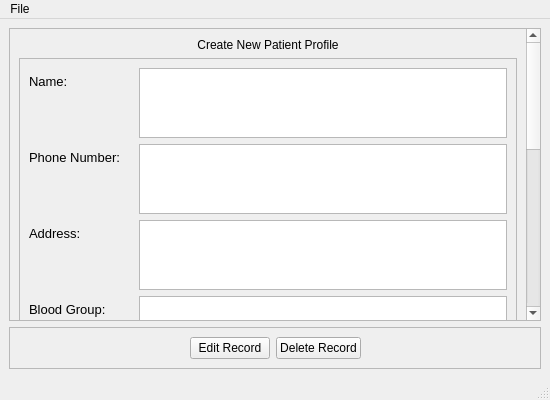
<?xml version="1.0" encoding="UTF-8"?>
<ui version="4.0">
 <class>MainWindow</class>
 <widget class="QMainWindow" name="MainWindow">
  <property name="geometry">
   <rect>
    <x>0</x>
    <y>0</y>
    <width>550</width>
    <height>400</height>
   </rect>
  </property>
  <property name="windowTitle">
   <string>MainWindow</string>
  </property>
  <widget class="QWidget" name="centralwidget">
   <layout class="QVBoxLayout" name="verticalLayout_2">
    <item>
     <widget class="QScrollArea" name="scrollArea">
      <property name="widgetResizable">
       <bool>true</bool>
      </property>
      <widget class="QWidget" name="scrollAreaWidgetContents">
       <property name="geometry">
        <rect>
         <x>0</x>
         <y>0</y>
         <width>517</width>
         <height>636</height>
        </rect>
       </property>
       <layout class="QVBoxLayout" name="verticalLayout">
        <item>
         <widget class="QLabel" name="patient_info_screen_header">
          <property name="text">
           <string>Create New Patient Profile</string>
          </property>
          <property name="alignment">
           <set>Qt::AlignCenter</set>
          </property>
         </widget>
        </item>
        <item>
         <widget class="QFrame" name="frame">
          <property name="frameShape">
           <enum>QFrame::StyledPanel</enum>
          </property>
          <property name="frameShadow">
           <enum>QFrame::Raised</enum>
          </property>
          <layout class="QFormLayout" name="formLayout">
           <item row="0" column="0">
            <widget class="QLabel" name="label">
             <property name="font">
              <font>
               <pointsize>10</pointsize>
              </font>
             </property>
             <property name="text">
              <string>Name:</string>
             </property>
            </widget>
           </item>
           <item row="0" column="1">
            <widget class="QPlainTextEdit" name="name">
             <property name="tabChangesFocus">
              <bool>true</bool>
             </property>
            </widget>
           </item>
           <item row="1" column="0">
            <widget class="QLabel" name="label_2">
             <property name="font">
              <font>
               <pointsize>10</pointsize>
              </font>
             </property>
             <property name="text">
              <string>Phone Number:</string>
             </property>
            </widget>
           </item>
           <item row="1" column="1">
            <widget class="QPlainTextEdit" name="phone_number">
             <property name="inputMethodHints">
              <set>Qt::ImhDigitsOnly</set>
             </property>
             <property name="tabChangesFocus">
              <bool>true</bool>
             </property>
            </widget>
           </item>
           <item row="2" column="0">
            <widget class="QLabel" name="label_3">
             <property name="font">
              <font>
               <pointsize>10</pointsize>
              </font>
             </property>
             <property name="text">
              <string>Address:</string>
             </property>
            </widget>
           </item>
           <item row="2" column="1">
            <widget class="QPlainTextEdit" name="address">
             <property name="tabChangesFocus">
              <bool>true</bool>
             </property>
            </widget>
           </item>
           <item row="3" column="0">
            <widget class="QLabel" name="label_4">
             <property name="font">
              <font>
               <pointsize>10</pointsize>
              </font>
             </property>
             <property name="text">
              <string>Blood Group:</string>
             </property>
            </widget>
           </item>
           <item row="3" column="1">
            <widget class="QPlainTextEdit" name="blood_group">
             <property name="tabChangesFocus">
              <bool>true</bool>
             </property>
            </widget>
           </item>
           <item row="5" column="0">
            <widget class="QLabel" name="label_5">
             <property name="font">
              <font>
               <pointsize>10</pointsize>
              </font>
             </property>
             <property name="text">
              <string>Short Description:</string>
             </property>
            </widget>
           </item>
           <item row="5" column="1">
            <widget class="QPlainTextEdit" name="short_description">
             <property name="tabChangesFocus">
              <bool>true</bool>
             </property>
            </widget>
           </item>
           <item row="6" column="0">
            <widget class="QLabel" name="label_8">
             <property name="font">
              <font>
               <pointsize>10</pointsize>
              </font>
             </property>
             <property name="text">
              <string>Date</string>
             </property>
            </widget>
           </item>
           <item row="6" column="1">
            <widget class="QPlainTextEdit" name="date">
             <property name="tabChangesFocus">
              <bool>true</bool>
             </property>
            </widget>
           </item>
           <item row="7" column="0">
            <widget class="QLabel" name="label_7">
             <property name="font">
              <font>
               <pointsize>10</pointsize>
              </font>
             </property>
             <property name="text">
              <string>Last Visited Date:</string>
             </property>
            </widget>
           </item>
           <item row="7" column="1">
            <widget class="QPlainTextEdit" name="last_visited_date">
             <property name="inputMethodHints">
              <set>Qt::ImhDate</set>
             </property>
             <property name="tabChangesFocus">
              <bool>true</bool>
             </property>
            </widget>
           </item>
           <item row="8" column="0">
            <widget class="QLabel" name="label_6">
             <property name="font">
              <font>
               <pointsize>10</pointsize>
              </font>
             </property>
             <property name="text">
              <string>Full Description:</string>
             </property>
            </widget>
           </item>
           <item row="8" column="1">
            <widget class="QPlainTextEdit" name="full_description">
             <property name="inputMethodHints">
              <set>Qt::ImhDate</set>
             </property>
             <property name="tabChangesFocus">
              <bool>true</bool>
             </property>
            </widget>
           </item>
           <item row="9" column="0">
            <widget class="QLabel" name="label_9">
             <property name="text">
              <string>Necessary Images:</string>
             </property>
            </widget>
           </item>
           <item row="10" column="0">
            <widget class="QLabel" name="label_10">
             <property name="text">
              <string>Necessary Videos:</string>
             </property>
            </widget>
           </item>
           <item row="9" column="1">
            <widget class="QPushButton" name="necessary_images">
             <property name="text">
              <string>Add Images</string>
             </property>
            </widget>
           </item>
           <item row="10" column="1">
            <widget class="QPushButton" name="necessary_videos">
             <property name="text">
              <string>Add Videos</string>
             </property>
            </widget>
           </item>
          </layout>
         </widget>
        </item>
       </layout>
      </widget>
     </widget>
    </item>
    <item>
     <widget class="QFrame" name="frame_2">
      <property name="frameShape">
       <enum>QFrame::StyledPanel</enum>
      </property>
      <property name="frameShadow">
       <enum>QFrame::Raised</enum>
      </property>
      <layout class="QHBoxLayout" name="horizontalLayout">
       <item>
        <spacer name="horizontalSpacer">
         <property name="orientation">
          <enum>Qt::Horizontal</enum>
         </property>
         <property name="sizeHint" stdset="0">
          <size>
           <width>186</width>
           <height>20</height>
          </size>
         </property>
        </spacer>
       </item>
       <item>
        <widget class="QPushButton" name="edit_record_button">
         <property name="focusPolicy">
          <enum>Qt::NoFocus</enum>
         </property>
         <property name="text">
          <string>Edit Record</string>
         </property>
        </widget>
       </item>
       <item>
        <widget class="QPushButton" name="add_delete_record_button">
         <property name="focusPolicy">
          <enum>Qt::NoFocus</enum>
         </property>
         <property name="text">
          <string>Delete Record</string>
         </property>
        </widget>
       </item>
       <item>
        <spacer name="horizontalSpacer_2">
         <property name="orientation">
          <enum>Qt::Horizontal</enum>
         </property>
         <property name="sizeHint" stdset="0">
          <size>
           <width>185</width>
           <height>20</height>
          </size>
         </property>
        </spacer>
       </item>
      </layout>
     </widget>
    </item>
   </layout>
  </widget>
  <widget class="QMenuBar" name="menubar">
   <property name="geometry">
    <rect>
     <x>0</x>
     <y>0</y>
     <width>550</width>
     <height>22</height>
    </rect>
   </property>
   <widget class="QMenu" name="menuFile">
    <property name="title">
     <string>File</string>
    </property>
    <addaction name="actionShow_Patients"/>
    <addaction name="actionAdd_New_Patient"/>
    <addaction name="actionGo_Back"/>
    <addaction name="actionQuit"/>
   </widget>
   <addaction name="menuFile"/>
  </widget>
  <widget class="QStatusBar" name="statusbar"/>
  <action name="actionShow_Patients">
   <property name="text">
    <string>Show Patients</string>
   </property>
  </action>
  <action name="actionAdd_New_Patient">
   <property name="text">
    <string>Add New Patient</string>
   </property>
  </action>
  <action name="actionGo_Back">
   <property name="text">
    <string>Go Back</string>
   </property>
  </action>
  <action name="actionQuit">
   <property name="text">
    <string>Quit</string>
   </property>
  </action>
 </widget>
 <resources/>
 <connections/>
</ui>
